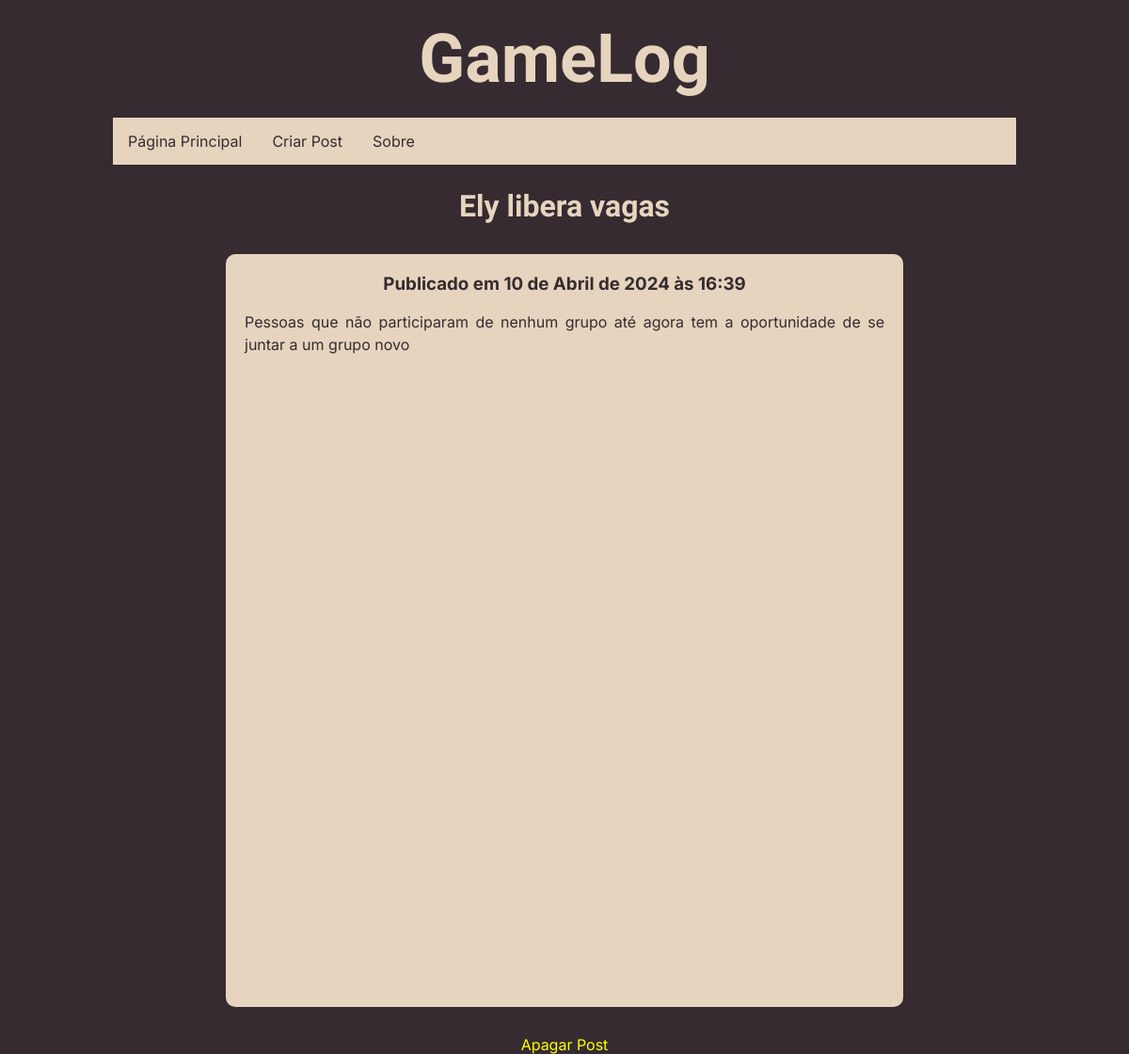
Screenshot of /post/37/ with the database file from the repository.
### blog/models.py (models this page shows)
class Post(models.Model):
    title = models.CharField(max_length=45)
    created_at = models.DateTimeField(auto_now_add=True)
    edited_at = models.DateTimeField(auto_now=True)
    slug = models.CharField(max_length=15)
    content = models.TextField()

### blog/views.py (the view)
# urls.py: path("post/<pk>/", views.post_detail, name="post_detail"),
def post_detail(request, pk):
    try:
        post = Post.objects.get(id=pk)
    except Post.DoesNotExist:
        return Http404("Post does not exist")
    return render(request, "blog/components/post_detail.html", {"post": post})

### blog/templates/blog/components/post_detail.html
{% extends "blog/base.html" %}
{% load static %}
{% block content %}
  <h1 class="post-details-title">{{ post.title }}</h1>
  <main>
    <article class="post-details-card">
      <h3 class="post-details-time">Publicado em {{ post.created_at|date }} às {{ post.created_at|time }}</h3>
      <p class="post-content">{{ post.content|safe }}</p>
    </article>
    <a href="{% url "delete_post" pk=post.id %}">Apagar Post</a>
  </main>
{% endblock content %}

### blog/static/blog/styles/styles.css (style rules this page uses)
* { margin: 0; padding: 0; box-sizing: border-box; }
body { font-family: "Inter"; height: 100vh; background: var(--main-color); background-attachment: fixed; }
main { display: flex; width: 100%; height: 100%; gap: 30px; flex-direction: column; color: #e6d4be; align-items: center; justify-content: start; min-height: 10px; }
a { text-decoration: none; color: yellow; }
.post-details-title { font-family: "Pixelify Sans"; text-align: center; color: var(--sec-color); }
.post-details-card:first-child { margin-top: 2rem; }
.post-details-time { align-self: center; }
:root { --sec-color: #e6d4be; --main-color: #352b30; --main-color-hover: #4e464a }

### rows the page displays
Post: title "Ely libera vagas", created_at "10 de Abril de 2024", created_at "16:39", content "Pessoas que não participaram de nenhum grupo até agora tem a oportunidade de se juntar a um grupo novo"
